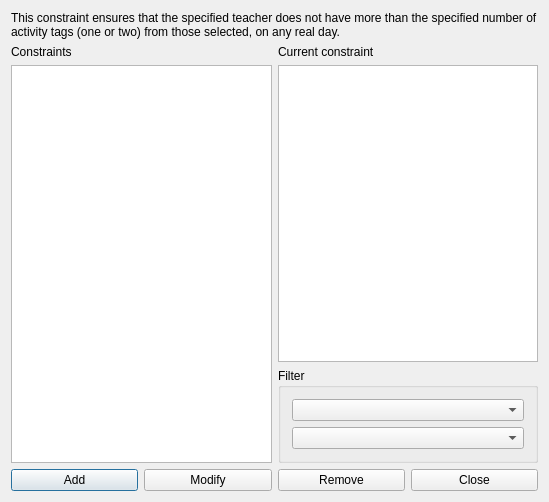
<?xml version="1.0" encoding="UTF-8"?>
<ui version="4.0">
 <class>ConstraintTeacherMaxActivityTagsPerRealDayFromSetForm_template</class>
 <widget class="QDialog" name="ConstraintTeacherMaxActivityTagsPerRealDayFromSetForm_template">
  <property name="geometry">
   <rect>
    <x>0</x>
    <y>0</y>
    <width>549</width>
    <height>502</height>
   </rect>
  </property>
  <property name="windowTitle">
   <string extracomment="This is the title of the dialog in which you see the list of all constraints of this type">Constraints teacher max activity tags per real day from set</string>
  </property>
  <layout class="QGridLayout" name="gridLayout_2">
   <item row="0" column="0" colspan="2">
    <widget class="QLabel" name="textLabel1">
     <property name="sizePolicy">
      <sizepolicy hsizetype="Minimum" vsizetype="Minimum">
       <horstretch>0</horstretch>
       <verstretch>0</verstretch>
      </sizepolicy>
     </property>
     <property name="text">
      <string>This constraint ensures that the specified teacher does not have more than the specified number of activity tags (one or two) from those selected, on any real day.</string>
     </property>
     <property name="wordWrap">
      <bool>true</bool>
     </property>
    </widget>
   </item>
   <item row="1" column="0" rowspan="2">
    <layout class="QVBoxLayout" name="verticalLayout_2">
     <item>
      <widget class="QLabel" name="constraintsTextLabel">
       <property name="frameShape">
        <enum>QFrame::NoFrame</enum>
       </property>
       <property name="frameShadow">
        <enum>QFrame::Plain</enum>
       </property>
       <property name="text">
        <string>Constraints</string>
       </property>
       <property name="wordWrap">
        <bool>false</bool>
       </property>
      </widget>
     </item>
     <item>
      <widget class="QListWidget" name="constraintsListWidget"/>
     </item>
    </layout>
   </item>
   <item row="1" column="1">
    <layout class="QVBoxLayout" name="verticalLayout">
     <item>
      <widget class="QLabel" name="currentConstraintTextLabel">
       <property name="text">
        <string>Current constraint</string>
       </property>
       <property name="wordWrap">
        <bool>false</bool>
       </property>
      </widget>
     </item>
     <item>
      <widget class="QPlainTextEdit" name="currentConstraintTextEdit"/>
     </item>
    </layout>
   </item>
   <item row="2" column="1">
    <widget class="QGroupBox" name="filterGroupBox">
     <property name="title">
      <string>Filter</string>
     </property>
     <layout class="QGridLayout" name="gridLayout">
      <item row="0" column="0">
       <widget class="QComboBox" name="teachersComboBox"/>
      </item>
      <item row="1" column="0">
       <widget class="QComboBox" name="activityTagsComboBox"/>
      </item>
     </layout>
    </widget>
   </item>
   <item row="3" column="0" colspan="2">
    <layout class="QHBoxLayout" name="horizontalLayout">
     <item>
      <widget class="QPushButton" name="addConstraintPushButton">
       <property name="text">
        <string>Add</string>
       </property>
      </widget>
     </item>
     <item>
      <widget class="QPushButton" name="modifyConstraintPushButton">
       <property name="text">
        <string>Modify</string>
       </property>
      </widget>
     </item>
     <item>
      <widget class="QPushButton" name="removeConstraintPushButton">
       <property name="text">
        <string>Remove</string>
       </property>
      </widget>
     </item>
     <item>
      <widget class="QPushButton" name="closePushButton">
       <property name="text">
        <string>Close</string>
       </property>
      </widget>
     </item>
    </layout>
   </item>
  </layout>
 </widget>
 <layoutdefault spacing="6" margin="11"/>
 <resources/>
 <connections/>
</ui>
